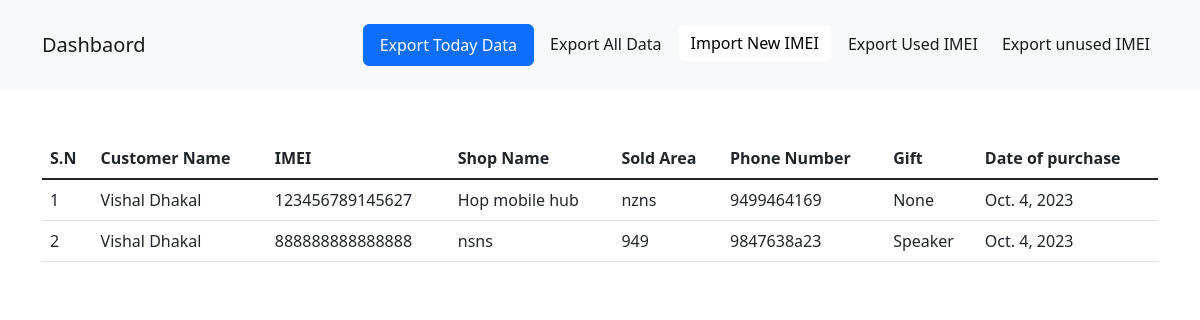
Screenshot of /dash/ with the database file from the repository.
### gifts/models.py (models this page shows, shortened)
class Customer(models.Model):
    CAMPAIGN_CHOICES = [
        ("Facebook Ads", "Facebook Ads"),
        ("Reatil Shop", "Reatil Shop"),
        ("Google Ads", "Google Ads"),
        ("Others", "Others"),
    ]
    customer_name = models.CharField(max_length=400)
    shop_name = models.TextField()
    sold_area = models.CharField(max_length=800)
    phone_number = models.CharField(max_length=400)
    phone_model = models.ForeignKey(MobilePhone, on_delete=models.CASCADE)
    sale_status = models.CharField(max_length=400, default="SOLD")
    prize_details = models.CharField(
        max_length=900, default="Happy Dashain and Tihar")
    gift = models.ForeignKey(Gift, on_delete=models.CASCADE, null=True)
    imei = models.CharField(max_length=400)
    date_of_purchase = models.DateField(auto_now_add=True, auto_now=False)
    how_know_about_campaign = models.CharField(
        max_length=800, choices=CAMPAIGN_CHOICES)
    recharge_card = models.ForeignKey(RechargeCard, on_delete=models.CASCADE,null=True,related_name="recharge_card")
    ntc_recharge_card = models.BooleanField(default=False)
    amount_of_card = models.IntegerField(default=50)
    profession =  models.CharField(max_length=400, default="None")
    class Meta:
        ordering = ("-date_of_purchase",)

class Gift(models.Model):
    name = models.CharField(max_length=400)
    image_url = models.FileField()
    def __str__(self):
        return self.name

### gifts/views.py (the view)
# urls.py: path('dash/', adminIndex,name = 'adminIndexx'),
def adminIndex(request):
    customerss = Customer.objects.all()
    ctx = {
        "customers": customerss
    }
    return render(request, "admin2/index.html", ctx)

### templates/admin2/index.html (shortened to what this page needs)
<!DOCTYPE html>
<html lang="en">
<head>
     <link href="https://cdn.jsdelivr.net/npm/bootstrap@5.2.3/dist/css/bootstrap.min.css" rel="stylesheet"
>
</head>
<body>
     <nav class="navbar navbar-expand-lg bg-light">
          <div class="container py-3">
               <a class="navbar-brand" href="#" class="fw-bold fs-5">Dashbaord</a>
               <div class="collapse navbar-collapse" id="navbarSupportedContent">
                    <ul class="navbar-nav ms-auto mb-2 mb-lg-0">
                         <li class="nav-item ms-2">
                              <a class="nav-link btn btn-primary text-white px-3" aria-current="page" href="#">Export
                                   Today
                                   Data</a>
                         </li>
                         <li class="nav-item ms-2">
                              <a class="nav-link active" aria-current="page" href="#">Export All Data</a>
                         </li>
                         <li class="nav-item ms-2">
                              <button type="button" class="btn btn-light bg-white" data-bs-toggle="modal"
                                   data-bs-target="#exampleModal">
                                   Import New IMEI
                              </button>
                         </li>
                         <li class="nav-item ms-2">
                              <a class="nav-link active" aria-current="page" href="#">Export Used IMEI</a>
                         </li>
                         <li class="nav-item ms-2">
                              <a class="nav-link active" aria-current="page" href="#">Export unused IMEI</a>
                         </li>
                    </ul>
               </div>
          </div>
     </nav>
     <div class="container py-5">
          <table class="table">
               <thead>
                    <tr>
                         <th scope="col">S.N</th>
                         <th scope="col">Customer Name</th>
                         <th scope="col">IMEI</th>
                         <th scope="col">Shop Name</th>
                         <th scope="col">Sold Area</th>
                         <th scope="col">Phone Number</th>
                         <th scope="col">Gift</th>
                         <th scope="col">Date of purchase</th>
                    </tr>
               </thead>
               <tbody class="table-group-divider">
                    {% for cust in customers %}
                    <tr>
                         <td>{{ forloop.counter }}</td>
                         <td>{{cust.customer_name}}</td>
                         <td>{{cust.imei}}</td>
                         <td>{{cust.shop_name}}</td>
                         <td>{{cust.sold_area}}</td>
                         <td>{{cust.phone_number}}</td>
                         <td>{{cust.gift}}</td>
                         <td>{{cust.date_of_purchase}}</td>
                    </tr>
                    {% endfor %}
               </tbody>
          </table>
     </div>
</body>
</html>

### rows the page displays
Customer: customer_name "Vishal Dhakal", imei "123456789145627", shop_name "Hop mobile hub", sold_area "nzns", phone_number "9499464169", gift "None", date_of_purchase "Oct. 4, 2023"
Customer: customer_name "Vishal Dhakal", imei "888888888888888", shop_name "nsns", sold_area "949", phone_number "9847638a23", gift "Speaker", date_of_purchase "Oct. 4, 2023"
